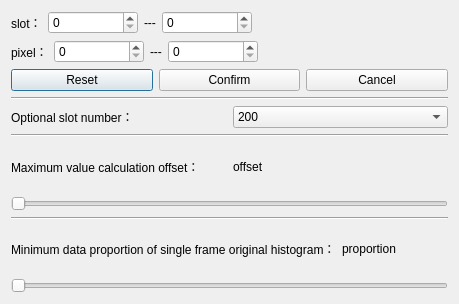
<?xml version="1.0" encoding="UTF-8"?>
<ui version="4.0">
 <class>ROISelect</class>
 <widget class="QDialog" name="ROISelect">
  <property name="geometry">
   <rect>
    <x>0</x>
    <y>0</y>
    <width>459</width>
    <height>304</height>
   </rect>
  </property>
  <property name="windowTitle">
   <string>Dialog</string>
  </property>
  <property name="autoFillBackground">
   <bool>false</bool>
  </property>
  <layout class="QVBoxLayout" name="verticalLayout_4">
   <item>
    <layout class="QHBoxLayout" name="horizontalLayout">
     <item>
      <widget class="QLabel" name="label">
       <property name="text">
        <string>slot：</string>
       </property>
      </widget>
     </item>
     <item>
      <widget class="QSpinBox" name="sb_slotmin">
       <property name="minimumSize">
        <size>
         <width>90</width>
         <height>20</height>
        </size>
       </property>
      </widget>
     </item>
     <item>
      <widget class="QLabel" name="label_4">
       <property name="text">
        <string>---</string>
       </property>
      </widget>
     </item>
     <item>
      <widget class="QSpinBox" name="sb_slotmax">
       <property name="minimumSize">
        <size>
         <width>90</width>
         <height>20</height>
        </size>
       </property>
      </widget>
     </item>
     <item>
      <spacer name="horizontalSpacer">
       <property name="orientation">
        <enum>Qt::Orientation::Horizontal</enum>
       </property>
       <property name="sizeHint" stdset="0">
        <size>
         <width>40</width>
         <height>20</height>
        </size>
       </property>
      </spacer>
     </item>
    </layout>
   </item>
   <item>
    <layout class="QHBoxLayout" name="horizontalLayout_2">
     <item>
      <widget class="QLabel" name="label_2">
       <property name="text">
        <string>pixel：</string>
       </property>
      </widget>
     </item>
     <item>
      <widget class="QSpinBox" name="sb_pixelmin">
       <property name="minimumSize">
        <size>
         <width>90</width>
         <height>0</height>
        </size>
       </property>
      </widget>
     </item>
     <item>
      <widget class="QLabel" name="label_3">
       <property name="text">
        <string>---</string>
       </property>
      </widget>
     </item>
     <item>
      <widget class="QSpinBox" name="sb_pixelmax">
       <property name="minimumSize">
        <size>
         <width>90</width>
         <height>0</height>
        </size>
       </property>
      </widget>
     </item>
     <item>
      <spacer name="horizontalSpacer_2">
       <property name="orientation">
        <enum>Qt::Orientation::Horizontal</enum>
       </property>
       <property name="sizeHint" stdset="0">
        <size>
         <width>40</width>
         <height>20</height>
        </size>
       </property>
      </spacer>
     </item>
    </layout>
   </item>
   <item>
    <layout class="QHBoxLayout" name="horizontalLayout_3">
     <item>
      <widget class="QPushButton" name="pb_reset">
       <property name="text">
        <string>Reset</string>
       </property>
      </widget>
     </item>
     <item>
      <widget class="QPushButton" name="pb_confirm">
       <property name="text">
        <string>Confirm</string>
       </property>
      </widget>
     </item>
     <item>
      <widget class="QPushButton" name="pb_cancel">
       <property name="text">
        <string>Cancel</string>
       </property>
      </widget>
     </item>
    </layout>
   </item>
   <item>
    <widget class="Line" name="line">
     <property name="orientation">
      <enum>Qt::Orientation::Horizontal</enum>
     </property>
    </widget>
   </item>
   <item>
    <layout class="QHBoxLayout" name="horizontalLayout_4">
     <item>
      <widget class="QLabel" name="label_5">
       <property name="text">
        <string>Optional slot number：</string>
       </property>
      </widget>
     </item>
     <item>
      <widget class="QComboBox" name="cb_optional_slot_number">
       <item>
        <property name="text">
         <string>200</string>
        </property>
       </item>
       <item>
        <property name="text">
         <string>400</string>
        </property>
       </item>
       <item>
        <property name="text">
         <string>600</string>
        </property>
       </item>
       <item>
        <property name="text">
         <string>800</string>
        </property>
       </item>
       <item>
        <property name="text">
         <string>1000</string>
        </property>
       </item>
      </widget>
     </item>
    </layout>
   </item>
   <item>
    <widget class="Line" name="line_2">
     <property name="orientation">
      <enum>Qt::Orientation::Horizontal</enum>
     </property>
    </widget>
   </item>
   <item>
    <layout class="QVBoxLayout" name="verticalLayout">
     <item>
      <layout class="QHBoxLayout" name="horizontalLayout_5">
       <item>
        <widget class="QLabel" name="label_6">
         <property name="text">
          <string>Maximum value calculation offset：</string>
         </property>
        </widget>
       </item>
       <item>
        <widget class="QLabel" name="label_ma_calc_offset">
         <property name="text">
          <string>offset</string>
         </property>
        </widget>
       </item>
      </layout>
     </item>
     <item>
      <widget class="QSlider" name="hs_max_calc_offset">
       <property name="orientation">
        <enum>Qt::Orientation::Horizontal</enum>
       </property>
      </widget>
     </item>
    </layout>
   </item>
   <item>
    <widget class="Line" name="line_3">
     <property name="orientation">
      <enum>Qt::Orientation::Horizontal</enum>
     </property>
    </widget>
   </item>
   <item>
    <layout class="QVBoxLayout" name="verticalLayout_3">
     <item>
      <layout class="QHBoxLayout" name="horizontalLayout_7">
       <item>
        <widget class="QLabel" name="label_raw">
         <property name="text">
          <string>Minimum data proportion of single frame original histogram：</string>
         </property>
        </widget>
       </item>
       <item>
        <widget class="QLabel" name="label_raw_proportion">
         <property name="text">
          <string>proportion</string>
         </property>
        </widget>
       </item>
      </layout>
     </item>
     <item>
      <widget class="QSlider" name="hs_raw_proportion">
       <property name="orientation">
        <enum>Qt::Orientation::Horizontal</enum>
       </property>
      </widget>
     </item>
    </layout>
   </item>
  </layout>
 </widget>
 <resources/>
 <connections/>
</ui>
